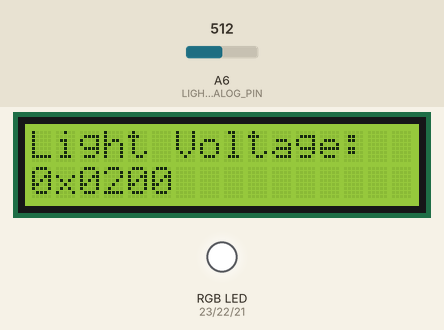
Bench run of a sketch on a simulated Arduino Mega 2560, built with avr-gcc and run on an emulated ATmega2560. On the bench: 16×2 character LCD, an RGB LED mixed from three pins (HIGH = lit). The inputs (shaded band) are chosen by the test bench; at power-on: A6 (LIGHT_ANALOG_PIN) = 512.

Above: at 2.2 s.
2.3 s: A6 (LIGHT_ANALOG_PIN) set to 716
At 3.6 s:
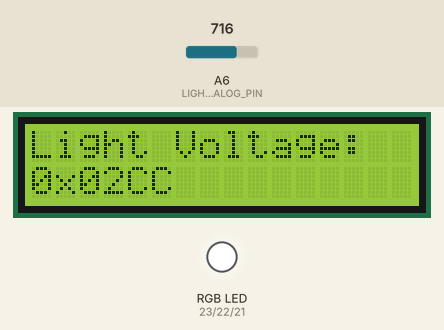
3.9 s: A6 (LIGHT_ANALOG_PIN) set to 511
At 5.1 s:
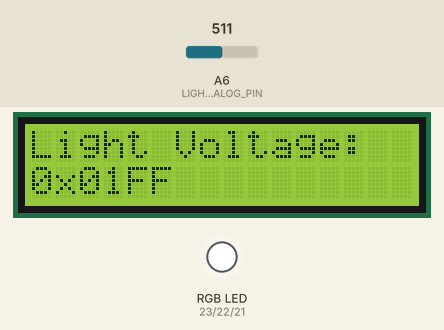
5.4 s: A6 (LIGHT_ANALOG_PIN) set to 122
At 6.8 s:
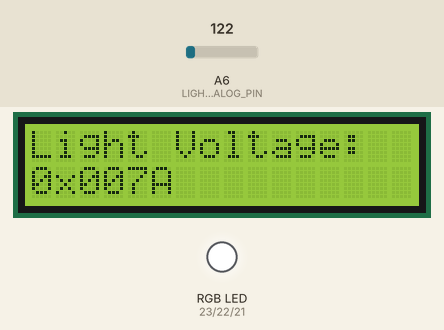
Timing chart, 0 to 8.4 s (numbered marks = the images above; inputs shaded):
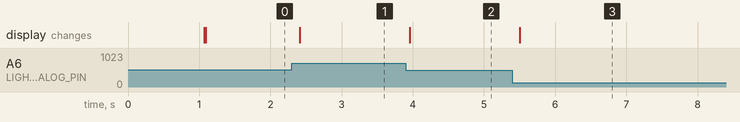

Measured:
- after the input at 2.3 s, the display: changes after 0.11 s (image 1)
- after the input at 3.9 s, the display: changes after 0.06 s (image 2)
- after the input at 5.4 s, the display: changes after 0.10 s (image 3)

The sketch:

teensy_clock.ino
```cpp
/** Teensy read of Adafruit GA1A12S202 Log-scale Analog Light Sensor.
 *  Page for Adafruit Light Sensor:
 *  https://www.adafruit.com/product/1384
 *
 * Currently using 47 kOhm resistor to sense current. Minimum output
 * current is 5 uA, and maximum output current is approx 45 uA.
 * At 5 uA of current, V = (5 uA) * (47 kOhm) = 0.23 V
 * At 45 uA of current, V = (45 uA) * (47 kOhm) = 2.12 V
 */

#include <stddef.h>
#include <stdint.h>
#include "LiquidCrystal.h"

// Analog sensor hooked to Teensy pin 20 (A6)
#define LIGHT_ANALOG_PIN      (A6)

// Storage and index for current measurements
#define CURRENT_NUM_READS     (16)
int     current_reads[CURRENT_NUM_READS] = {0};
size_t  current_ind = 0;

// LiquidCrystal Init for Adafruit character LCDs
// RW = not used, RS = 14, EN = 15
// DB7 = 16, DB6 = 17, DB5 = 18, DB4 = 19
LiquidCrystal lcd(14, 15, 19, 18, 17, 16);

#define REDLITE   23
#define GREENLITE 22
#define BLUELITE  21

// Functions defined below
void lcd_setup(void);
void lcd_write_voltage(int voltage);
void setBacklight(uint8_t r, uint8_t g, uint8_t b, uint8_t brightness);

void setup() {
  // Clear variables
  current_ind = 0;
  size_t i;
  for (i = 0; i < CURRENT_NUM_READS; i++)
  {
    current_reads[i] = 0;
  }
  Serial.begin(9600);

  // Turn on backlight
  pinMode(REDLITE,   OUTPUT);
  pinMode(GREENLITE, OUTPUT);
  pinMode(BLUELITE,  OUTPUT);
  setBacklight(0, 100, 0, 100);

  // Set up LCD
  lcd.begin(16, 2);
  lcd.write("Starting light sensor");
  delay(1000);
  lcd_setup();
}

void loop() {
  long in_avg = 0;
  // Read light sensor
  for (current_ind = 0; current_ind < CURRENT_NUM_READS; current_ind++)
  {
    current_reads[current_ind] = analogRead(LIGHT_ANALOG_PIN);
    in_avg += current_reads[current_ind];
    delay(1);
  }
  in_avg = in_avg / 16;

  // TODO: Translate to lumens
  setBacklight(0, (in_avg/4) & 0xFF, 0, 100);

  // Display on LCD
  lcd_write_voltage(in_avg);

  delay(200);
}

void lcd_setup(void)
{
  lcd.clear();
  lcd.setCursor(0, 0);
  lcd.write("Light Voltage:");
}

// Lookup table for Hexadecimal character mapping
char hex_chars[16] = {'0', '1', '2', '3',
                      '4', '5', '6', '7',
                      '8', '9', 'A', 'B',
                      'C', 'D', 'E', 'F'};

void lcd_write_voltage(int voltage)
{
  // Set LCD cursor to bottom row
  lcd.setCursor(0, 1);

  // value_str is whole width of LCD (16 chars)
  char voltage_str[17] = "0x0000          ";

  // Set four hex characters in string
  int i;
  for (i = 0; i < 4; i++)
  {
    voltage_str[5 - i] = hex_chars[(voltage >> (i*4)) & 0x0F];
  }

  lcd.write(voltage_str);
}

/** Set LCD Backlight for Adafruit RGB LCD
 *  From:
 *  https://learn.adafruit.com/character-lcds/rgb-backlit-lcds
 */
void setBacklight(uint8_t r, uint8_t g, uint8_t b, uint8_t brightness)
{
  // normalize the red LED - its brighter than the rest!
  r = map(r, 0, 255, 0, 100);
  g = map(g, 0, 255, 0, 150);

  r = map(r, 0, 255, 0, brightness);
  g = map(g, 0, 255, 0, brightness);
  b = map(b, 0, 255, 0, brightness);

  // common anode so invert!
  r = map(r, 0, 255, 255, 0);
  g = map(g, 0, 255, 255, 0);
  b = map(b, 0, 255, 255, 0);
  //Serial.print("R = "); Serial.print(r, DEC);
  //Serial.print(" G = "); Serial.print(g, DEC);
  //Serial.print(" B = "); Serial.println(b, DEC);
  analogWrite(REDLITE, r);
  analogWrite(GREENLITE, g);
  analogWrite(BLUELITE, b);
}
```
